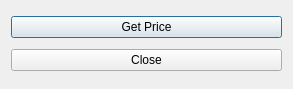
<?xml version="1.0" encoding="UTF-8"?>
<ui version="4.0">
 <class>CompositeDesignDialog</class>
 <widget class="QDialog" name="CompositeDesignDialog">
  <property name="geometry">
   <rect>
    <x>0</x>
    <y>0</y>
    <width>293</width>
    <height>89</height>
   </rect>
  </property>
  <property name="windowTitle">
   <string>Dialog</string>
  </property>
  <layout class="QVBoxLayout" name="verticalLayout">
   <item>
    <widget class="QPushButton" name="btnGetPrice">
     <property name="text">
      <string>Get Price</string>
     </property>
    </widget>
   </item>
   <item>
    <widget class="QPushButton" name="btnClose">
     <property name="text">
      <string>Close</string>
     </property>
    </widget>
   </item>
  </layout>
 </widget>
 <resources/>
 <connections>
  <connection>
   <sender>btnClose</sender>
   <signal>clicked()</signal>
   <receiver>CompositeDesignDialog</receiver>
   <slot>reject()</slot>
   <hints>
    <hint type="sourcelabel">
     <x>111</x>
     <y>67</y>
    </hint>
    <hint type="destinationlabel">
     <x>114</x>
     <y>79</y>
    </hint>
   </hints>
  </connection>
 </connections>
</ui>
